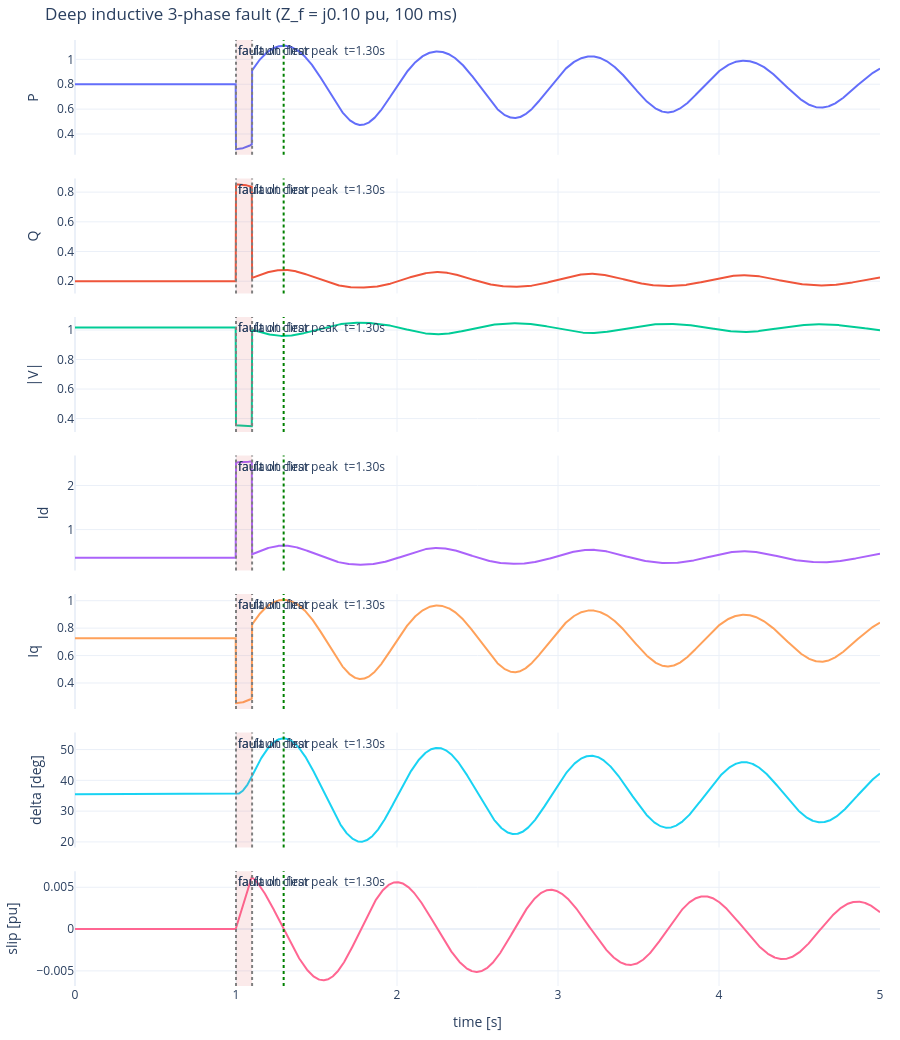

Source (notebook cell):
### Markdown cell above
## 8. Deep three-phase fault — inherent reactive support from the machine

Apply a deep three-phase shunt at the generator bus at $t = 1$ s with
**inductive** fault impedance $Z_f = j\,0.10$ pu, cleared at
$t = 1.10$ s.  Two design choices to flag up front:

- **Why inductive?**  Real fault paths through the network are
  predominantly inductive — transformer leakage reactances, the
  ground-return inductance of transformer neutrals, ground-return
  paths through soil, etc.  A purely *resistive* shunt would dissipate
  active power locally at the gen bus and pull the gen-end $P$
  *up* during the fault, which is unphysical for a real fault and
  would obscure the reactive-support story we want to see here.
- **Why deep but not bolted?**  A bolted fault ($Z_f \to 0$) collapses
  the terminal voltage to zero, which makes terminal $P$ and $Q$ both
  meaningless ($V \cdot I^* = 0$).  $Z_f = j\,0.10$ pu drops $|V|$ to
  about 0.35 pu — deep enough to excite the natural reactive
  contribution of the machine, shallow enough that the canonical
  five traces still carry interpretable structure.

Two stories run side by side in this scenario:

1. The **swing equation story** — same as before, but now $P_e$
   during the fault is non-zero.  The rotor still accelerates (because
   the residual $P_e$ stays below $P_m$), and the post-fault
   oscillation looks similar.  Walked through term-by-term in §8.1.
2. The **inherent reactive support story** — by the constant flux
   linkage theorem, $|E'|$ stays pinned for the duration of the fault
   (the rotor field flux can't change instantaneously).  With $|E'|$
   high and $|V|$ collapsed, the machine pumps a large mostly-reactive
   current into the network.  At the terminal this manifests as
   **$Q$ rising from $\sim 0.2$ to $\sim 0.85$ pu** — the machine is
   *exporting more reactive* than at steady state, supporting the
   grid voltage exactly as the LV ride-through validation rule
   demands.  And $P$ drops because the depressed $|V|$ can't carry
   the same active power.  This is the **"natural" reactive support**
   that distinguishes synchronous machines from inverters.

A caveat on the AVR: GENCLS holds $|E'|$ constant *forever* by
assumption.  In a real machine $|E'|$ does decay as the rotor field
winding loses flux (with time constant $T'_{d0} \sim 5{-}10$ s), so
the inherent reactive support drops off after a second or so.  The
AVR exists to *sustain* that support indefinitely (and to push it
harder, against the field winding ceiling).  But for a 100 ms fault —
the kind grid codes actually care about — the constant flux
assumption holds and GENCLS already shows the natural reactive
response.  Phase 2 will let us see the AVR push this support even
further.

We build the swing-equation governing pair into our reading of every
trace:

$$ 2H\,\frac{d\bar\omega}{dt} = P_m - P_e - D\,\bar\omega \qquad
   \frac{d\delta}{dt} = \omega_0\,\bar\omega $$

### Code cell
gencls = GENCLS(H=4.0, D=3.0, Xdp=0.30, f0=50.0)
network = Network(R=R_line, X=X_line, V_slack_mag=abs(V_inf))
gencls.initialise(V1, complex(P, Q))

# Z_fault = j*0.10 (purely inductive shunt) — physically realistic and
# drops |V| to ~0.35 pu without overwhelming the canonical-5 dynamics.
Z_fault = 0 + 0.10j
fault = three_phase_fault_schedule(t_start=1.0, t_clear=1.10, Z_fault=Z_fault)
res = run_smib_gencls(gencls, network, t_end=5.0, h=2e-3, scenarios=[fault])

# Build the trace dict in canonical-5 + extras order.
traces = {k: res.traces[k] for k in CANONICAL}
traces['delta [deg]'] = np.degrees(res.traces['delta'])
traces['slip [pu]']   = res.traces['omega']
fig = plot_traces(res.t, traces,
                  title=f'Deep inductive 3-phase fault (Z_f = j{abs(Z_fault):.2f} pu, 100 ms)')
shade_event_window(fig, 1.0, 1.10, label='fault')

# Annotate the key time points so the narrative below ties to the figure.
peak_idx = int(np.argmax(res.traces['delta']))
t_peak = res.t[peak_idx]
fig.add_vline(x=1.00, line_dash='dot', line_color='gray', annotation_text='fault on')
fig.add_vline(x=1.10, line_dash='dot', line_color='gray', annotation_text='fault clear')
fig.add_vline(x=t_peak, line_dash='dot', line_color='green',
              annotation_text=f'first peak  t={t_peak:.2f}s')
fig.show()

# Diagnostics for the prose below.
mid_idx = int(res.t.searchsorted(1.05))
V_mid = res.traces['|V|'][mid_idx]
Iq_mid = res.traces['Iq'][mid_idx]
Id_mid = res.traces['Id'][mid_idx]
Q_mid = res.traces['Q'][mid_idx]
P_mid = res.traces['P'][mid_idx]
print(f'Mid-fault (t=1.05 s): |V|={V_mid:.3f}, P={P_mid:+.3f}, Q={Q_mid:+.3f}')
print(f'Mid-fault Id={Id_mid:+.3f}, Iq={Iq_mid:+.3f}  '
      f'(SS:  Id={res.traces["Id"][0]:+.3f}, Iq={res.traces["Iq"][0]:+.3f})')
print(f'  Q rose from {res.traces["Q"][0]:+.3f} to {Q_mid:+.3f} pu  -- inherent reactive support')
print(f'  P dropped from {res.traces["P"][0]:+.3f} to {P_mid:+.3f} pu  -- depressed V cannot carry full P')
print(f'Peak delta swing : {math.degrees(res.traces["delta"].max()):.2f} deg  at t={t_peak:.3f}s')
print(f'Mean trapezoidal iters per step: {res.info["mean_iters"]:.2f}')

### Figure 1 — Plotly figure (JSON) as saved in the notebook; plotly's stock layout.template omitted (floating-point values rounded to 4 significant figures; data arrays with more than 128 entries replaced by an {"elided": "..."} marker saying what was removed)
{"data": [{"mode": "lines", "name": "P", "showlegend": false, "type": "scatter", "x": {"elided": "2501 float values"}, "xaxis": "x", "y": {"elided": "2501 float values"}, "yaxis": "y"}, {"mode": "lines", "name": "Q", "showlegend": false, "type": "scatter", "x": {"elided": "2501 float values"}, "xaxis": "x2", "y": {"elided": "2501 float values"}, "yaxis": "y2"}, {"mode": "lines", "name": "|V|", "showlegend": false, "type": "scatter", "x": {"elided": "2501 float values"}, "xaxis": "x3", "y": {"elided": "2501 float values"}, "yaxis": "y3"}, {"mode": "lines", "name": "Id", "showlegend": false, "type": "scatter", "x": {"elided": "2501 float values"}, "xaxis": "x4", "y": {"elided": "2501 float values"}, "yaxis": "y4"}, {"mode": "lines", "name": "Iq", "showlegend": false, "type": "scatter", "x": {"elided": "2501 float values"}, "xaxis": "x5", "y": {"elided": "2501 float values"}, "yaxis": "y5"}, {"mode": "lines", "name": "delta [deg]", "showlegend": false, "type": "scatter", "x": {"elided": "2501 float values"}, "xaxis": "x6", "y": {"elided": "2501 float values"}, "yaxis": "y6"}, {"mode": "lines", "name": "slip [pu]", "showlegend": false, "type": "scatter", "x": {"elided": "2501 float values"}, "xaxis": "x7", "y": {"elided": "2501 float values"}, "yaxis": "y7"}], "layout": {"annotations": [{"showarrow": false, "text": "fault", "x": 1.0, "xanchor": "left", "xref": "x", "y": 1, "yanchor": "top", "yref": "y domain"}, {"showarrow": false, "text": "fault", "x": 1.0, "xanchor": "left", "xref": "x2", "y": 1, "yanchor": "top", "yref": "y2 domain"}, {"showarrow": false, "text": "fault", "x": 1.0, "xanchor": "left", "xref": "x3", "y": 1, "yanchor": "top", "yref": "y3 domain"}, {"showarrow": false, "text": "fault", "x": 1.0, "xanchor": "left", "xref": "x4", "y": 1, "yanchor": "top", "yref": "y4 domain"}, {"showarrow": false, "text": "fault", "x": 1.0, "xanchor": "left", "xref": "x5", "y": 1, "yanchor": "top", "yref": "y5 domain"}, {"showarrow": false, "text": "fault", "x": 1.0, "xanchor": "left", "xref": "x6", "y": 1, "yanchor": "top", "yref": "y6 domain"}, {"showarrow": false, "text": "fault", "x": 1.0, "xanchor": "left", "xref": "x7", "y": 1, "yanchor": "top", "yref": "y7 domain"}, {"showarrow": false, "text": "fault on", "x": 1.0, "xanchor": "left", "xref": "x", "y": 1, "yanchor": "top", "yref": "y domain"}, {"showarrow": false, "text": "fault on", "x": 1.0, "xanchor": "left", "xref": "x2", "y": 1, "yanchor": "top", "yref": "y2 domain"}, {"showarrow": false, "text": "fault on", "x": 1.0, "xanchor": "left", "xref": "x3", "y": 1, "yanchor": "top", "yref": "y3 domain"}, {"showarrow": false, "text": "fault on", "x": 1.0, "xanchor": "left", "xref": "x4", "y": 1, "yanchor": "top", "yref": "y4 domain"}, {"showarrow": false, "text": "fault on", "x": 1.0, "xanchor": "left", "xref": "x5", "y": 1, "yanchor": "top", "yref": "y5 domain"}, {"showarrow": false, "text": "fault on", "x": 1.0, "xanchor": "left", "xref": "x6", "y": 1, "yanchor": "top", "yref": "y6 domain"}, {"showarrow": false, "text": "fault on", "x": 1.0, "xanchor": "left", "xref": "x7", "y": 1, "yanchor": "top", "yref": "y7 domain"}, {"showarrow": false, "text": "fault clear", "x": 1.1, "xanchor": "left", "xref": "x", "y": 1, "yanchor": "top", "yref": "y domain"}, {"showarrow": false, "text": "fault clear", "x": 1.1, "xanchor": "left", "xref": "x2", "y": 1, "yanchor": "top", "yref": "y2 domain"}, {"showarrow": false, "text": "fault clear", "x": 1.1, "xanchor": "left", "xref": "x3", "y": 1, "yanchor": "top", "yref": "y3 domain"}, {"showarrow": false, "text": "fault clear", "x": 1.1, "xanchor": "left", "xref": "x4", "y": 1, "yanchor": "top", "yref": "y4 domain"}, {"showarrow": false, "text": "fault clear", "x": 1.1, "xanchor": "left", "xref": "x5", "y": 1, "yanchor": "top", "yref": "y5 domain"}, {"showarrow": false, "text": "fault clear", "x": 1.1, "xanchor": "left", "xref": "x6", "y": 1, "yanchor": "top", "yref": "y6 domain"}, {"showarrow": false, "text": "fault clear", "x": 1.1, "xanchor": "left", "xref": "x7", "y": 1, "yanchor": "top", "yref": "y7 domain"}, {"showarrow": false, "text": "first peak  t=1.30s", "x": 1.296, "xanchor": "left", "xref": "x", "y": 1, "yanchor": "top", "yref": "y domain"}, {"showarrow": false, "text": "first peak  t=1.30s", "x": 1.296, "xanchor": "left", "xref": "x2", "y": 1, "yanchor": "top", "yref": "y2 domain"}, {"showarrow": false, "text": "first peak  t=1.30s", "x": 1.296, "xanchor": "left", "xref": "x3", "y": 1, "yanchor": "top", "yref": "y3 domain"}, {"showarrow": false, "text": "first peak  t=1.30s", "x": 1.296, "xanchor": "left", "xref": "x4", "y": 1, "yanchor": "top", "yref": "y4 domain"}, {"showarrow": false, "text": "first peak  t=1.30s", "x": 1.296, "xanchor": "left", "xref": "x5", "y": 1, "yanchor": "top", "yref": "y5 domain"}, {"showarrow": false, "text": "first peak  t=1.30s", "x": 1.296, "xanchor": "left", "xref": "x6", "y": 1, "yanchor": "top", "yref": "y6 domain"}, {"showarrow": false, "text": "first peak  t=1.30s", "x": 1.296, "xanchor": "left", "xref": "x7", "y": 1, "yanchor": "top", "yref": "y7 domain"}], "height": 1040, "margin": {"b": 40, "l": 60, "r": 20, "t": 40}, "shapes": [{"fillcolor": "rgba(220,80,80,0.12)", "line": {"width": 0}, "type": "rect", "x0": 1.0, "x1": 1.1, "xref": "x", "y0": 0, "y1": 1, "yref": "y domain"}, {"fillcolor": "rgba(220,80,80,0.12)", "line": {"width": 0}, "type": "rect", "x0": 1.0, "x1": 1.1, "xref": "x2", "y0": 0, "y1": 1, "yref": "y2 domain"}, {"fillcolor": "rgba(220,80,80,0.12)", "line": {"width": 0}, "type": "rect", "x0": 1.0, "x1": 1.1, "xref": "x3", "y0": 0, "y1": 1, "yref": "y3 domain"}, {"fillcolor": "rgba(220,80,80,0.12)", "line": {"width": 0}, "type": "rect", "x0": 1.0, "x1": 1.1, "xref": "x4", "y0": 0, "y1": 1, "yref": "y4 domain"}, {"fillcolor": "rgba(220,80,80,0.12)", "line": {"width": 0}, "type": "rect", "x0": 1.0, "x1": 1.1, "xref": "x5", "y0": 0, "y1": 1, "yref": "y5 domain"}, {"fillcolor": "rgba(220,80,80,0.12)", "line": {"width": 0}, "type": "rect", "x0": 1.0, "x1": 1.1, "xref": "x6", "y0": 0, "y1": 1, "yref": "y6 domain"}, {"fillcolor": "rgba(220,80,80,0.12)", "line": {"width": 0}, "type": "rect", "x0": 1.0, "x1": 1.1, "xref": "x7", "y0": 0, "y1": 1, "yref": "y7 domain"}, {"line": {"color": "gray", "dash": "dot"}, "type": "line", "x0": 1.0, "x1": 1.0, "xref": "x", "y0": 0, "y1": 1, "yref": "y domain"}, {"line": {"color": "gray", "dash": "dot"}, "type": "line", "x0": 1.0, "x1": 1.0, "xref": "x2", "y0": 0, "y1": 1, "yref": "y2 domain"}, {"line": {"color": "gray", "dash": "dot"}, "type": "line", "x0": 1.0, "x1": 1.0, "xref": "x3", "y0": 0, "y1": 1, "yref": "y3 domain"}, {"line": {"color": "gray", "dash": "dot"}, "type": "line", "x0": 1.0, "x1": 1.0, "xref": "x4", "y0": 0, "y1": 1, "yref": "y4 domain"}, {"line": {"color": "gray", "dash": "dot"}, "type": "line", "x0": 1.0, "x1": 1.0, "xref": "x5", "y0": 0, "y1": 1, "yref": "y5 domain"}, {"line": {"color": "gray", "dash": "dot"}, "type": "line", "x0": 1.0, "x1": 1.0, "xref": "x6", "y0": 0, "y1": 1, "yref": "y6 domain"}, {"line": {"color": "gray", "dash": "dot"}, "type": "line", "x0": 1.0, "x1": 1.0, "xref": "x7", "y0": 0, "y1": 1, "yref": "y7 domain"}, {"line": {"color": "gray", "dash": "dot"}, "type": "line", "x0": 1.1, "x1": 1.1, "xref": "x", "y0": 0, "y1": 1, "yref": "y domain"}, {"line": {"color": "gray", "dash": "dot"}, "type": "line", "x0": 1.1, "x1": 1.1, "xref": "x2", "y0": 0, "y1": 1, "yref": "y2 domain"}, {"line": {"color": "gray", "dash": "dot"}, "type": "line", "x0": 1.1, "x1": 1.1, "xref": "x3", "y0": 0, "y1": 1, "yref": "y3 domain"}, {"line": {"color": "gray", "dash": "dot"}, "type": "line", "x0": 1.1, "x1": 1.1, "xref": "x4", "y0": 0, "y1": 1, "yref": "y4 domain"}, {"line": {"color": "gray", "dash": "dot"}, "type": "line", "x0": 1.1, "x1": 1.1, "xref": "x5", "y0": 0, "y1": 1, "yref": "y5 domain"}, {"line": {"color": "gray", "dash": "dot"}, "type": "line", "x0": 1.1, "x1": 1.1, "xref": "x6", "y0": 0, "y1": 1, "yref": "y6 domain"}, {"line": {"color": "gray", "dash": "dot"}, "type": "line", "x0": 1.1, "x1": 1.1, "xref": "x7", "y0": 0, "y1": 1, "yref": "y7 domain"}, {"line": {"color": "green", "dash": "dot"}, "type": "line", "x0": 1.296, "x1": 1.296, "xref": "x", "y0": 0, "y1": 1, "yref": "y domain"}, {"line": {"color": "green", "dash": "dot"}, "type": "line", "x0": 1.296, "x1": 1.296, "xref": "x2", "y0": 0, "y1": 1, "yref": "y2 domain"}, {"line": {"color": "green", "dash": "dot"}, "type": "line", "x0": 1.296, "x1": 1.296, "xref": "x3", "y0": 0, "y1": 1, "yref": "y3 domain"}, {"line": {"color": "green", "dash": "dot"}, "type": "line", "x0": 1.296, "x1": 1.296, "xref": "x4", "y0": 0, "y1": 1, "yref": "y4 domain"}, {"line": {"color": "green", "dash": "dot"}, "type": "line", "x0": 1.296, "x1": 1.296, "xref": "x5", "y0": 0, "y1": 1, "yref": "y5 domain"}, {"line": {"color": "green", "dash": "dot"}, "type": "line", "x0": 1.296, "x1": 1.296, "xref": "x6", "y0": 0, "y1": 1, "yref": "y6 domain"}, {"line": {"color": "green", "dash": "dot"}, "type": "line", "x0": 1.296, "x1": 1.296, "xref": "x7", "y0": 0, "y1": 1, "yref": "y7 domain"}], "title": {"text": "Deep inductive 3-phase fault (Z_f = j0.10 pu, 100 ms)"}, "xaxis": {"anchor": "y", "domain": [0.0, 1.0], "matches": "x7", "showticklabels": false}, "xaxis2": {"anchor": "y2", "domain": [0.0, 1.0], "matches": "x7", "showticklabels": false}, "xaxis3": {"anchor": "y3", "domain": [0.0, 1.0], "matches": "x7", "showticklabels": false}, "xaxis4": {"anchor": "y4", "domain": [0.0, 1.0], "matches": "x7", "showticklabels": false}, "xaxis5": {"anchor": "y5", "domain": [0.0, 1.0], "matches": "x7", "showticklabels": false}, "xaxis6": {"anchor": "y6", "domain": [0.0, 1.0], "matches": "x7", "showticklabels": false}, "xaxis7": {"anchor": "y7", "domain": [0.0, 1.0], "title": {"text": "time [s]"}}, "yaxis": {"anchor": "x", "domain": [0.8786, 1.0], "title": {"text": "P"}}, "yaxis2": {"anchor": "x2", "domain": [0.7321, 0.8536], "title": {"text": "Q"}}, "yaxis3": {"anchor": "x3", "domain": [0.5857, 0.7071], "title": {"text": "|V|"}}, "yaxis4": {"anchor": "x4", "domain": [0.4393, 0.5607], "title": {"text": "Id"}}, "yaxis5": {"anchor": "x5", "domain": [0.2929, 0.4143], "title": {"text": "Iq"}}, "yaxis6": {"anchor": "x6", "domain": [0.1464, 0.2679], "title": {"text": "delta [deg]"}}, "yaxis7": {"anchor": "x7", "domain": [0.0, 0.1214], "title": {"text": "slip [pu]"}}}}
